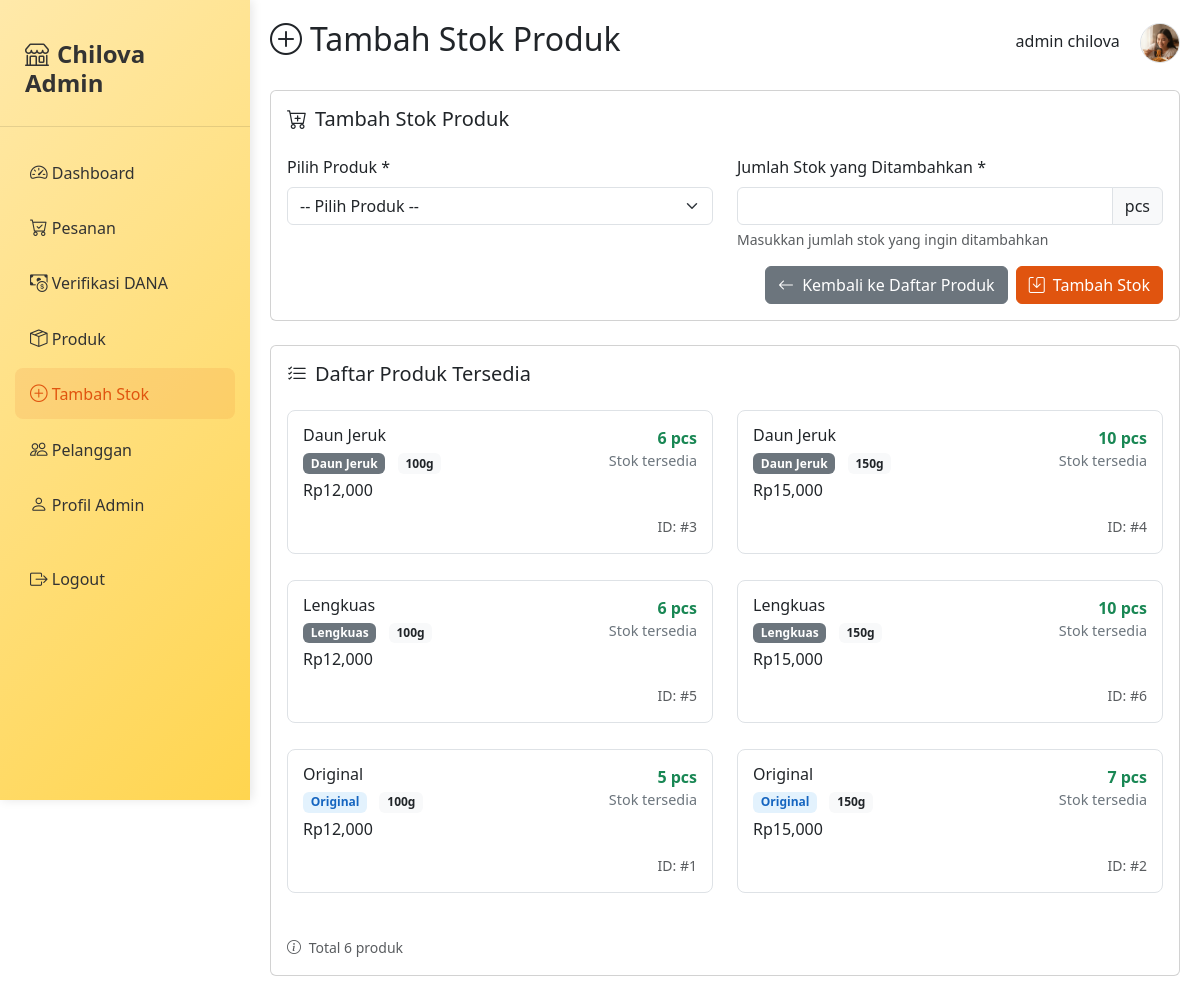
The app's page /admin/tambah_produk.php (signed in) with its own data.
### tables this page shows
CREATE TABLE `users` (
  `user_id` int(12) NOT NULL,
  `username` text NOT NULL,
  `password` text NOT NULL,
  `role` enum('Admin','User') NOT NULL DEFAULT 'User',
  `profile_picture` varchar(255) NOT NULL
);

CREATE TABLE `products` (
  `id` int(11) NOT NULL,
  `nama` varchar(100) NOT NULL,
  `varian` enum('Original','Daun Jeruk','Lengkuas') NOT NULL,
  `ukuran` varchar(50) NOT NULL,
  `harga` int(11) NOT NULL,
  `gambar` varchar(255) DEFAULT NULL,
  `stok` int(50) NOT NULL
);

### function.php (called while the page is built, shortened)
<?php
include_once 'koneksi.php';
function getProfilePicturePath($user_id) {
    global $conn;
    $stmt = $conn->prepare("SELECT profile_picture FROM users WHERE user_id = ?");
    $stmt->bind_param("i", $user_id);
    $stmt->execute();
    $result = $stmt->get_result();
    if ($result->num_rows > 0) {
        $user = $result->fetch_assoc();
        $filename = $user['profile_picture'];
        $filepath = 'uploads/profile/' . $filename;
        if (file_exists($filepath)) {
            return $filepath;
        } else {
            return 'images/default.jpg';
        }
    }
    return 'images/default.jpg';
}
?>

### admin/tambah_produk.php (the view, shortened to what this page needs)
<?php
require "../koneksi.php";
$user_id = $_SESSION['user_id'];
$query_produk = "SELECT * FROM products ORDER BY nama, varian, ukuran";
$result_produk = mysqli_query($conn, $query_produk);
?>
<!DOCTYPE html>
<html lang="id">
<head>
    <link href="https://cdn.jsdelivr.net/npm/bootstrap@5.3.8/dist/css/bootstrap.min.css" rel="stylesheet">
    <link rel="stylesheet" href="https://cdn.jsdelivr.net/npm/bootstrap-icons@1.11.1/font/bootstrap-icons.css">
</head>
<body>
<div class="sidebar d-none d-md-block">
    <div class="sidebar-brand">
        <h4><i class="bi bi-shop me-2"></i>Chilova Admin</h4>
    </div>
    <div class="sidebar-nav">
        <a href="beranda_admin.php" class="nav-link">
            <i class="bi bi-speedometer2"></i> Dashboard
        </a>
        <a href="pesanan.php" class="nav-link">
            <i class="bi bi-cart-check"></i> Pesanan
        </a>
        <a href="verifikasi_dana.php" class="nav-link">
            <i class="bi bi-cash-coin"></i> Verifikasi DANA
        </a>
        <a href="produk.php" class="nav-link">
            <i class="bi bi-box-seam"></i> Produk
        </a>
        <a href="tambah_produk.php" class="nav-link active">
            <i class="bi bi-plus-circle"></i> Tambah Stok
        </a>
        <a href="pelanggan.php" class="nav-link">
            <i class="bi bi-people"></i> Pelanggan
        </a>
        <a href="profile_admin.php" class="nav-link">
            <i class="bi bi-person"></i> Profil Admin
        </a>
        <a href="../logout.php" class="nav-link mt-4">
            <i class="bi bi-box-arrow-right"></i> Logout
        </a>
    </div>
</div>
<div class="main-content">
    <div class="d-flex justify-content-between align-items-center mb-4">
        <h2><i class="bi bi-plus-circle me-2"></i>Tambah Stok Produk</h2>
        <div>
            <span class="me-3"><?= $_SESSION['username'] ?? 'Admin' ?></span>
            <?php
            require "../function.php";
            $user_id = $_SESSION['user_id'];
            $profile_picture = getProfilePicturePath($user_id);
            ?>
            <a href="profile_admin.php">
                <img src="<?php echo htmlspecialchars($profile_picture); ?>"
                    alt="Profile"
                    class="rounded-circle border"
                    style="width: 40px; height: 40px; object-fit: cover;"
                    onerror="this.src='../images/profile.jpg'">
            </a>
        </div>
    </div>
    <div class="card mb-4">
        <div class="card-body">
            <h5 class="card-title mb-4">
                <i class="bi bi-cart-plus me-2"></i>Tambah Stok Produk
            </h5>
            <form method="POST" action="">
                <div class="row mb-3">
                    <div class="col-md-6">
                        <label for="product_id" class="form-label">Pilih Produk *</label>
                        <select class="form-select" id="product_id" name="product_id" required>
                            <option value="">-- Pilih Produk --</option>
                        </select>
                    </div>
                    <div class="col-md-6">
                        <label for="tambah_stok" class="form-label">Jumlah Stok yang Ditambahkan *</label>
                        <div class="input-group">
                            <input type="number" class="form-control" id="tambah_stok" name="tambah_stok"
                                   min="1" max="1000" value="" required>
                            <span class="input-group-text">pcs</span>
                        </div>
                        <div class="form-text">Masukkan jumlah stok yang ingin ditambahkan</div>
                    </div>
                </div>
                <div class="d-flex justify-content-end gap-2">
                    <a href="produk.php" class="btn btn-secondary">
                        <i class="bi bi-arrow-left me-1"></i> Kembali ke Daftar Produk
                    </a>
                    <button type="submit" class="btn btn-orange">
                        <i class="bi bi-save me-1"></i> Tambah Stok
                    </button>
                </div>
            </form>
        </div>
    </div>
    <div class="card">
        <div class="card-body">
            <h5 class="card-title mb-4">
                <i class="bi bi-list-check me-2"></i>Daftar Produk Tersedia
            </h5>
            <?php
            mysqli_data_seek($result_produk, 0);
            ?>
            <?php if (mysqli_num_rows($result_produk) > 0): ?>
                <div class="row">
                    <?php while ($produk = mysqli_fetch_assoc($result_produk)):
                        $badge_class = '';
                        switch($produk['varian']) {
                            case 'Original': $badge_class = 'badge-original'; break;
                            default: $badge_class = 'bg-secondary';
                        }
                    ?>
                        <div class="col-md-6 mb-3">
                            <div class="product-card">
                                <div class="d-flex justify-content-between align-items-start">
                                    <div>
                                        <h6 class="mb-1"><?= htmlspecialchars($produk['nama']) ?></h6>
                                        <p class="mb-1">
                                            <span class="badge <?= $badge_class ?> me-2">
                                                <?= htmlspecialchars($produk['varian']) ?>
                                            </span>
                                            <span class="badge bg-light text-dark">
                                                <?= htmlspecialchars($produk['ukuran']) ?>
                                            </span>
                                        </p>
                                        <p class="mb-1">Rp<?= number_format($produk['harga']) ?></p>
                                    </div>
                                    <div class="text-end">
                                        <div class="current-stock"><?= $produk['stok'] ?> pcs</div>
                                        <div class="stok-info">Stok tersedia</div>
                                    </div>
                                </div>
                                <div class="mt-2 text-end">
                                    <small class="text-muted">ID: #<?= $produk['id'] ?></small>
                                </div>
                            </div>
                        </div>
                    <?php endwhile; ?>
                </div>
                <div class="mt-3 text-muted">
                    <small>
                        <i class="bi bi-info-circle me-1"></i>
                        Total <?= mysqli_num_rows($result_produk) ?> produk
                    </small>
                </div>
            <?php endif; ?>
        </div>
    </div>
</div>
</body>
</html>

### admin/tambah_produk.php (style rules this page uses)
.sidebar { min-height: 100vh; background: linear-gradient(135deg, #FFE9AA 0%, #FFD54F 100%); color: #333; position: fixed; left: 0; top: 0; width: 250px; padding-top: 20px; box-shadow: 2px 0 10px rgba(0,0,0,0.1); }
.sidebar-brand { padding: 20px 25px; border-bottom: 1px solid rgba(0,0,0,0.1); margin-bottom: 20px; }
.sidebar-brand h4 { font-weight: 700; color: #333; }
.sidebar-nav { padding: 0 15px; }
.nav-link { color: #333; padding: 12px 15px; border-radius: 8px; margin-bottom: 5px; transition: all 0.3s; }
.nav-link:hover, .nav-link.active { background-color: rgba(224, 84, 15, 0.1); color: #e0540f; }
.nav-link i { width: 25px; font-size: 1.1rem; }
.main-content { margin-left: 250px; padding: 20px; }
.btn-orange { background-color: #e0540f; border-color: #e0540f; color: white; }
.badge-original { background-color: #e3f2fd; color: #1565c0; }
.product-card { border: 1px solid #dee2e6; border-radius: 8px; padding: 15px; margin-bottom: 10px; }
.stok-info { font-size: 0.9rem; color: #6c757d; }
.current-stock { font-weight: bold; color: #198754; }

### records on screen
users: profile_picture (picture)
products: nama "Daun Jeruk", varian "Daun Jeruk", ukuran "100g", harga "12,000", stok "6", id "3"
products: nama "Daun Jeruk", varian "Daun Jeruk", ukuran "150g", harga "15,000", stok "10", id "4"
products: nama "Lengkuas", varian "Lengkuas", ukuran "100g", harga "12,000", stok "6", id "5"
products: nama "Lengkuas", varian "Lengkuas", ukuran "150g", harga "15,000", stok "10", id "6"
products: nama "Original", varian "Original", ukuran "100g", harga "12,000", stok "5", id "1"
products: nama "Original", varian "Original", ukuran "150g", harga "15,000", stok "7", id "2"

### other values on screen
$_SESSION['username'] "admin chilova"
mysqli_num_rows($result_produk) "6"
